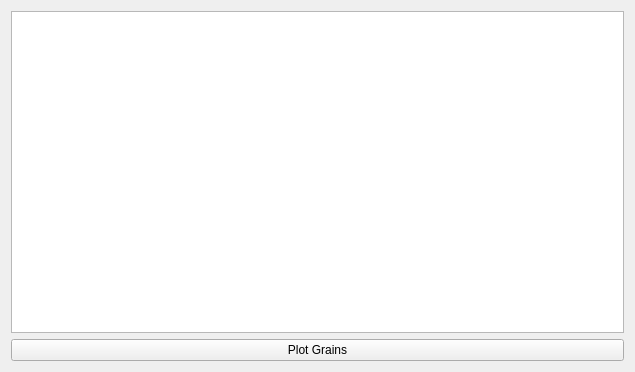
<?xml version="1.0" encoding="UTF-8"?>
<ui version="4.0">
 <class>grains_viewer_widget</class>
 <widget class="QWidget" name="grains_viewer_widget">
  <property name="geometry">
   <rect>
    <x>0</x>
    <y>0</y>
    <width>635</width>
    <height>372</height>
   </rect>
  </property>
  <property name="windowTitle">
   <string>Select Grains</string>
  </property>
  <layout class="QVBoxLayout" name="verticalLayout">
   <item>
    <widget class="GrainsTableView" name="table_view">
     <property name="selectionMode">
      <enum>QAbstractItemView::NoSelection</enum>
     </property>
    </widget>
   </item>
   <item>
    <widget class="QPushButton" name="plot_grains">
     <property name="text">
      <string>Plot Grains</string>
     </property>
    </widget>
   </item>
  </layout>
 </widget>
 <customwidgets>
  <customwidget>
   <class>GrainsTableView</class>
   <extends>QTableView</extends>
   <header>grains_table_view.py</header>
  </customwidget>
 </customwidgets>
 <tabstops>
  <tabstop>table_view</tabstop>
  <tabstop>plot_grains</tabstop>
 </tabstops>
 <resources/>
 <connections/>
</ui>
